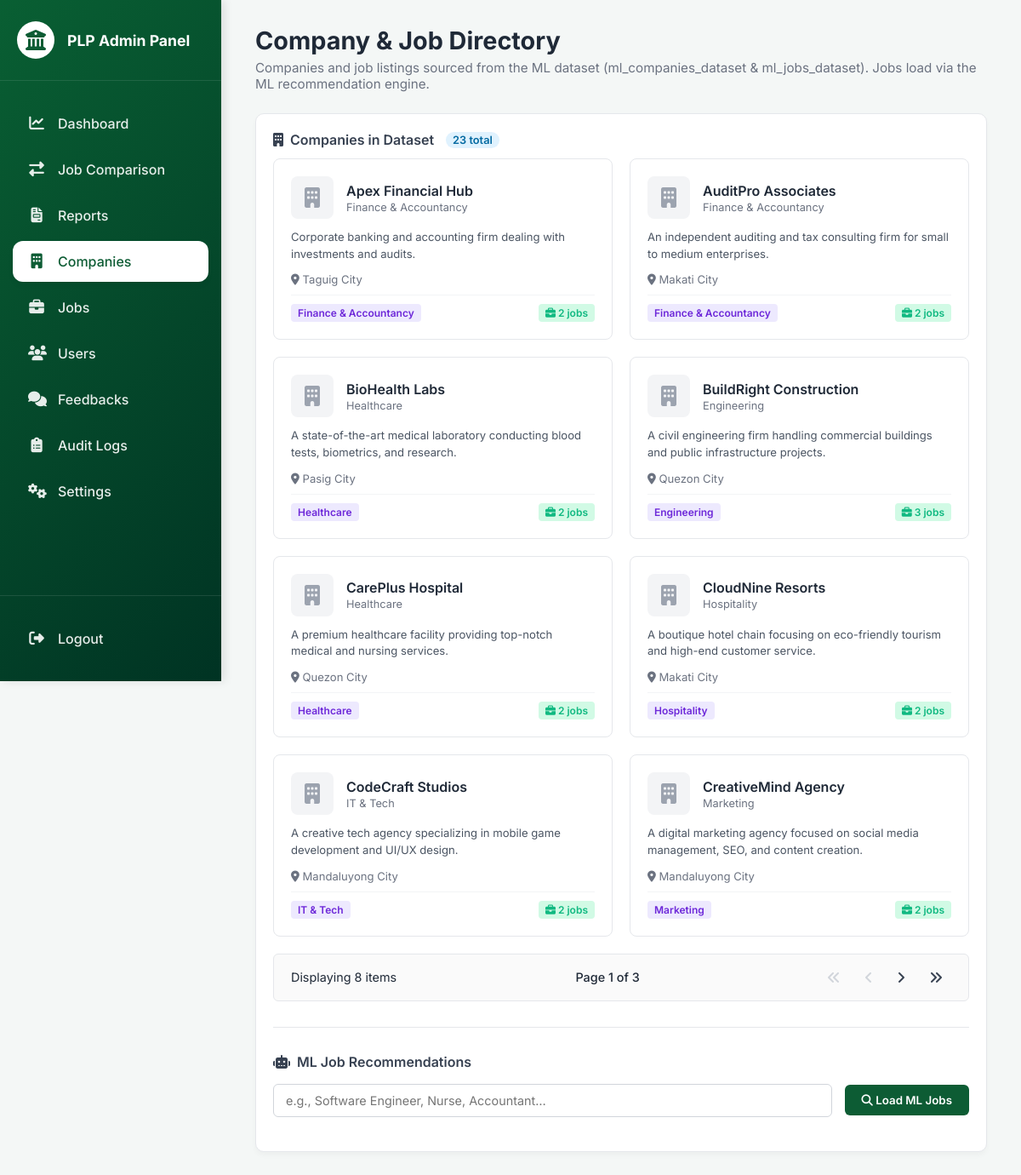
The app's page /admin/pages/companies.php (signed in) with its own data.
### tables this page shows
CREATE TABLE `ml_companies_dataset` (
  `id` int(11) NOT NULL,
  `name` varchar(255) NOT NULL,
  `industry` varchar(100) DEFAULT NULL,
  `location` varchar(255) DEFAULT NULL,
  `description` text DEFAULT NULL
);

### admin/pages/companies.php (the view, shortened to what this page needs)
<?php
require_once __DIR__ . '/../../includes/db.php';
$companies = [];
$result = $conn->query("SELECT id, name, industry, location, description FROM ml_companies_dataset ORDER BY name ASC");
if ($result) {
    while ($row = $result->fetch_assoc()) {
        $companies[] = $row;
    }
}
$job_counts = [];
$jc = $conn->query("SELECT company_id, COUNT(*) as cnt FROM ml_jobs_dataset GROUP BY company_id");
if ($jc) {
    while ($row = $jc->fetch_assoc()) {
        $job_counts[(int)$row['company_id']] = (int)$row['cnt'];
    }
}
?>
<!DOCTYPE html>
<html lang="en">
<head>
    <link rel="stylesheet" href="../../assets/css/admin-style.css?v=4">
    <link rel="stylesheet" href="https://cdnjs.cloudflare.com/ajax/libs/font-awesome/6.4.0/css/all.min.css">
</head>
<body>
    <?php include '../../includes/admin_sidebar.php'; ?>
    <main class="admin-main">
        <div class="page-title">
            <h1>Company & Job Directory</h1>
            <p>Companies and job listings sourced from the ML dataset (<code>ml_companies_dataset</code> & <code>ml_jobs_dataset</code>). Jobs load via the ML recommendation engine.</p>
        </div>
        <div class="admin-card" style="padding: 20px;">
            <h3 class="api-section-title"><i class="fas fa-building"></i> Companies in Dataset
                <span style="background:#e0f2fe;color:#0369a1;padding:2px 8px;border-radius:10px;font-size:0.8rem;margin-left:6px;">
                    <?= count($companies) ?> total
                </span>
            </h3>
            <?php if (empty($companies)): ?>
                <p style="color:#6b7280;margin-bottom:30px;">No companies found. Import <code>plp_tracer-companyjob-struct-data.sql</code> to add sample data.</p>
            <?php else: ?>
                <div class="company-grid" id="companies-grid">
                    <?php foreach ($companies as $c):
                        $jcount = $job_counts[$c['id']] ?? 0;
                        $industry = htmlspecialchars($c['industry'] ?? '—');
                        $location = htmlspecialchars($c['location'] ?? '—');
                        $desc = htmlspecialchars($c['description'] ?? '');
                        $name = htmlspecialchars($c['name']);
                    ?>
                    <div class="company-card">
                        <div class="company-header">
                            <div class="company-logo"><i class="fas fa-building"></i></div>
                            <div>
                                <div class="company-name"><?= $name ?></div>
                                <div class="company-industry"><?= $industry ?></div>
                            </div>
                        </div>
                        <?php if ($desc): ?>
                            <p class="company-desc"><?= $desc ?></p>
                        <?php endif; ?>
                        <p class="company-location"><i class="fas fa-map-marker-alt"></i> <?= $location ?></p>
                        <div class="company-footer">
                            <span class="industry-badge"><?= $industry ?></span>
                            <span class="jobs-badge"><i class="fas fa-briefcase"></i> <?= $jcount ?> job<?= $jcount !== 1 ? 's' : '' ?></span>
                        </div>
                    </div>
                    <?php endforeach; ?>
                </div>
                <div class="pagination-container" id="dataset-company-pagination" style="display:none; margin-bottom: 30px;">
                    <div id="dataset-company-page-info" class="page-info-text">Displaying 0 items</div>
                    <div id="dataset-company-page-number" class="page-info-text" style="font-weight:500;">Page 1 of 1</div>
                    <div style="display:flex;gap:8px;">
                        <button id="btn-comp-first" class="page-btn" onclick="goToCompanyPage('first')"><i class="fas fa-angle-double-left"></i></button>
                        <button id="btn-comp-prev"  class="page-btn" onclick="goToCompanyPage('prev')"><i class="fas fa-angle-left"></i></button>
                        <button id="btn-comp-next"  class="page-btn" onclick="goToCompanyPage('next')"><i class="fas fa-angle-right"></i></button>
                        <button id="btn-comp-last"  class="page-btn" onclick="goToCompanyPage('last')"><i class="fas fa-angle-double-right"></i></button>
                    </div>
                </div>
            <?php endif; ?>
            <hr style="border:none;border-top:1px solid #e5e7eb;margin:30px 0;">
            <h3 class="api-section-title" style="margin-bottom:16px;"><i class="fas fa-robot"></i> ML Job Recommendations</h3>
            <div class="filter-bar">
                <input type="text" id="jobKeyword" class="search-input" placeholder="e.g., Software Engineer, Nurse, Accountant…">
                <button class="btn-upload" onclick="searchJobs()"><i class="fas fa-search"></i> Load ML Jobs</button>
            </div>
        </div>
    </main>
</body>
</html>

### assets/css/admin-style.css (style rules this page uses)
* { margin: 0; padding: 0; box-sizing: border-box; font-family: 'Inter', sans-serif; }
body { background-color: #f4f7f6; color: #333; display: flex; }
.admin-main { margin-left: 260px; width: calc(100% - 260px); padding: 30px 40px; }
.page-title { margin-bottom: 25px; }
.page-title h1 { font-size: 1.8rem; color: #1f2937; margin-bottom: 5px; }
.page-title p { color: #6b7280; font-size: 0.95rem; }
.admin-card { background: white; border-radius: 10px; padding: 25px; box-shadow: 0 4px 6px rgba(0,0,0,0.03); border: 1px solid #e5e7eb; margin-bottom: 25px; }
.btn-upload { background-color: #0d5c34; color: white; border: none; padding: 10px 20px; border-radius: 6px; cursor: pointer; font-weight: 600; transition: 0.2s; }

### admin/pages/companies.php (style rules this page uses)
.filter-bar { display: flex; gap: 15px; margin-bottom: 20px; align-items: center; flex-wrap: wrap; justify-content: flex-start; }
.api-section-title { font-size: 1rem; color: #374151; margin: 0 0 12px; font-weight: 600; display: flex; align-items: center; gap: 8px; }
.company-grid { display: grid; grid-template-columns: repeat(auto-fill, minmax(300px, 1fr)); gap: 20px; }
.company-card { border: 1px solid #e5e7eb; border-radius: 8px; padding: 20px; transition: transform 0.2s; background: white; }
.company-header { display: flex; align-items: center; gap: 15px; margin-bottom: 12px; }
.company-logo { width: 50px; height: 50px; background: #f3f4f6; border-radius: 8px; display: flex; align-items: center; justify-content: center; font-size: 1.5rem; color: #9ca3af; flex-shrink: 0; }
.company-name { font-size: 1rem; font-weight: 600; color: #1f2937; margin-bottom: 2px; }
.company-industry { font-size: 0.8rem; color: #6b7280; }
.company-location { font-size: 0.82rem; color: #6b7280; margin-bottom: 10px; }
.company-desc { font-size: 0.82rem; color: #4b5563; line-height: 1.5; margin-bottom: 12px; }
.company-footer { border-top: 1px solid #f3f4f6; padding-top: 10px; display: flex; justify-content: space-between; align-items: center; }
.industry-badge { background: #ede9fe; color: #6d28d9; padding: 3px 8px; border-radius: 4px; font-size: 0.75rem; font-weight: 600; }
.jobs-badge { background: #d1fae5; color: #10b981; padding: 3px 8px; border-radius: 4px; font-size: 0.75rem; font-weight: 600; }
.pagination-container { display: flex; justify-content: space-between; align-items: center; padding: 12px 20px; border: 1px solid #e5e7eb; border-radius: 6px; margin-top: 20px; background: #fafafa; }
.page-info-text { font-size: 0.9rem; color: #1f2937; }
.page-btn { background: none; border: none; cursor: pointer; color: #374151; padding: 5px 10px; font-size: 1rem; transition: color 0.2s; }
.page-btn:disabled { color: #d1d5db; cursor: not-allowed; }
.search-input { padding: 10px 14px; border: 1px solid #d1d5db; border-radius: 6px; flex: 1; min-width: 200px; font-size: 0.9rem; }

### records on screen
ml_companies_dataset: name "Apex Financial Hub", industry "Finance & Accountancy", description "Corporate banking and accounting firm dealing with investments and audits.", location "Taguig City", jcount "2"
ml_companies_dataset: name "AuditPro Associates", industry "Finance & Accountancy", description "An independent auditing and tax consulting firm for small to medium enterprises.", location "Makati City", jcount "2"
ml_companies_dataset: name "BioHealth Labs", industry "Healthcare", description "A state-of-the-art medical laboratory conducting blood tests, biometrics, and research.", location "Pasig City", jcount "2"
ml_companies_dataset: name "BuildRight Construction", industry "Engineering", description "A civil engineering firm handling commercial buildings and public infrastructure projects.", location "Quezon City", jcount "3"
ml_companies_dataset: name "CarePlus Hospital", industry "Healthcare", description "A premium healthcare facility providing top-notch medical and nursing services.", location "Quezon City", id "2"
ml_companies_dataset: name "CloudNine Resorts", industry "Hospitality", description "A boutique hotel chain focusing on eco-friendly tourism and high-end customer service.", location "Makati City", jcount "2"
ml_companies_dataset: name "CodeCraft Studios", industry "IT & Tech", description "A creative tech agency specializing in mobile game development and UI/UX design.", location "Mandaluyong City", jcount "2"
ml_companies_dataset: name "CreativeMind Agency", industry "Marketing", description "A digital marketing agency focused on social media management, SEO, and content creation.", location "Mandaluyong City", jcount "2"

### other values on screen
count($companies) "23"
